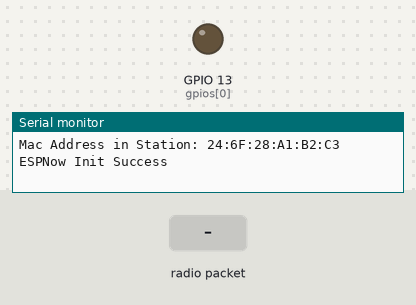
This sketch was run on a simulated ESP32. Shown: output pins drawn as LEDs (lit = HIGH), the last lines printed to the serial monitor. The test bench sets the inputs (shaded band).

Above: at 1.2 s.
1.3 s: radio packet "1" arrives
At 2.7 s:
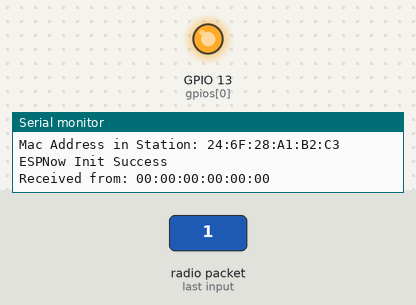
Timing chart, 0 to 4.3 s (numbered marks = the images above; inputs shaded):
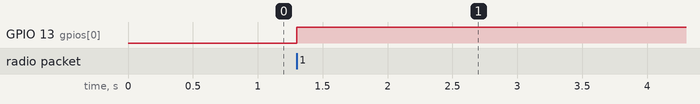

Measured:
- after the input at 1.3 s, GPIO 13 (gpios[0]): LOW → HIGH at once

The sketch:

EspNowSlave.ino
```cpp
//Libs do espnow e wifi
#include <esp_now.h>
#include <WiFi.h>

//Pinos que iremos escrever (digitalWrite) cujos valores são recebios do Master
//É importante que o código fonte do Master tenha este mesmo array com os mesmos gpios
//na mesma ordem
uint8_t gpios[] = {13};

//No setup iremos calcular a quantidade de pinos e colocar nesta variável,
//assim não precisamos trocar aqui toda vez que mudarmos a quantidade de pinos,
//tudo é calculado no setup
int gpioCount;

void setup() {
  Serial.begin(115200);

  //Cálculo do tamanho do array de gpios
  //sizeof(gpios) retorna a quantidade de bytes que o array gpios aponta
  //Sabemos que todos os elementos do array são do tipo uint8_t
  //sizeof(uint8_t) retorna a quantidade de bytes que o tipo uint8_t possui
  //Sendo assim para saber quantos elementos o array possui
  //fazemos a divisão entre a quantidade total de bytes do array e quantos
  //bytes cada elemento possui
  gpioCount = sizeof(gpios)/sizeof(uint8_t);

  //Colocamos o ESP em modo station
  WiFi.mode(WIFI_STA);

  //Mostramos no Monitor Serial o Mac Address deste ESP quando em modo station
  //Se quiser que o Master mande para ESPs em específico, altere no
  //array de slaves (no código fonte do Master) para que ele possua apenas os Mac Addresses printados aqui
  Serial.print("Mac Address in Station: ");
  Serial.println(WiFi.macAddress());

  //Chama a função que inicializa o ESPNow
  InitESPNow();

  //Registra o callback que nos informará quando o Master enviou algo
  //A função que será executada é OnDataRecv e está declarada mais abaixo
  esp_now_register_recv_cb(OnDataRecv);

  //Para cada pino que está no array gpios
  for(int i=0; i<gpioCount; i++){
    //Colocamos em modo de output
    pinMode(gpios[i], OUTPUT);
  }
}

void InitESPNow() {
  //Se a inicialização foi bem sucedida
  if (esp_now_init() == ESP_OK) {
    Serial.println("ESPNow Init Success");
  }
  //Se houve erro na inicialização
  else {
    Serial.println("ESPNow Init Failed");
    ESP.restart();
  }
}

//Função que serve de callback para nos avisar
//quando chegou algo do Master
void OnDataRecv(const uint8_t *mac_addr, const uint8_t *data, int data_len) {
  char macStr[18];
  //Copiamos o Mac Address origem para uma string
  snprintf(macStr, sizeof(macStr), "%02x:%02x:%02x:%02x:%02x:%02x",
           mac_addr[0], mac_addr[1], mac_addr[2], mac_addr[3], mac_addr[4], mac_addr[5]);
  //Mostramos o Mac Address que foi a origem da mensagem
  Serial.print("Received from: ");
  Serial.println(macStr);
  Serial.println("");

  //Para cada pino
  for(int i=0; i<gpioCount; i++){
    //Colocamos o valor recebido do Master na saída do respectivo pino
    digitalWrite(gpios[i], data[i]);
  }
}

//Não precisamos fazer nada no loop
//Sempre que chegar algo do Master
//a função OnDataRecv é executada automaticamente
//já que adicionamos como callback utilizando a função
//esp_now_register_recv_cb
void loop() {
}
```
